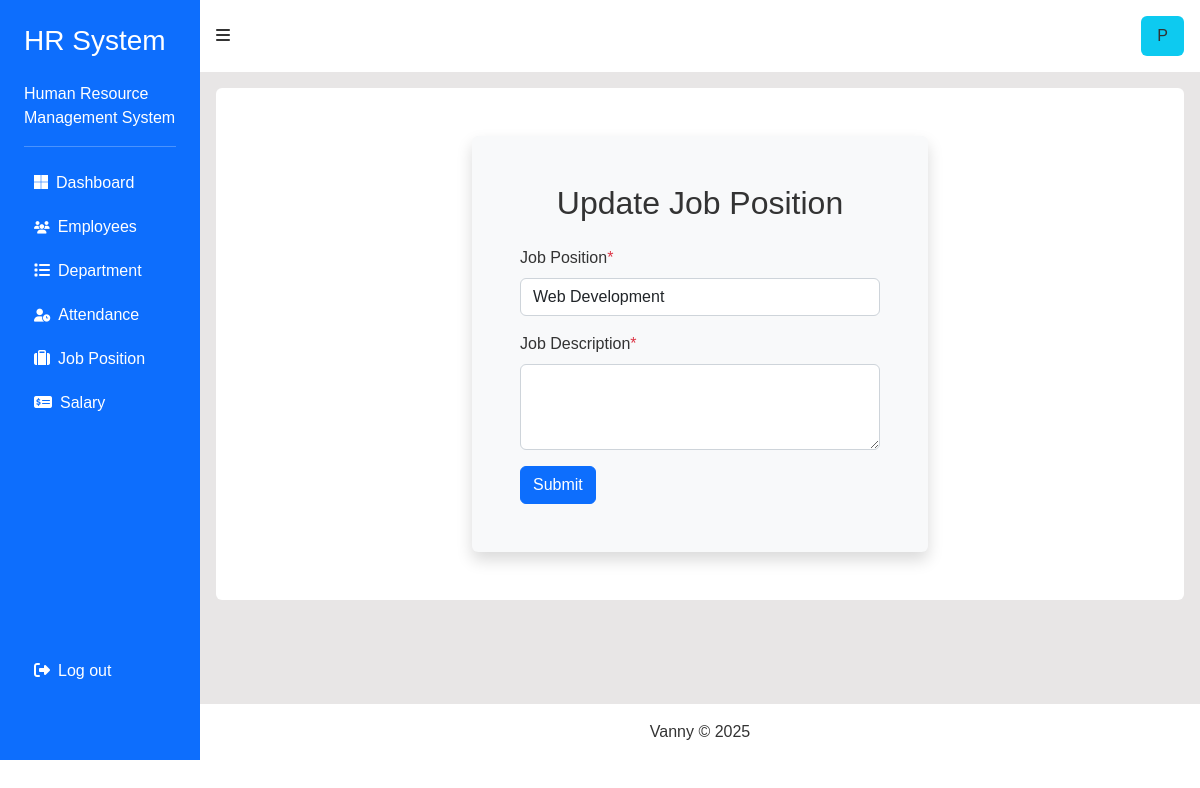
The app's page /update_job_title.php?editJobTitle=6, older data.
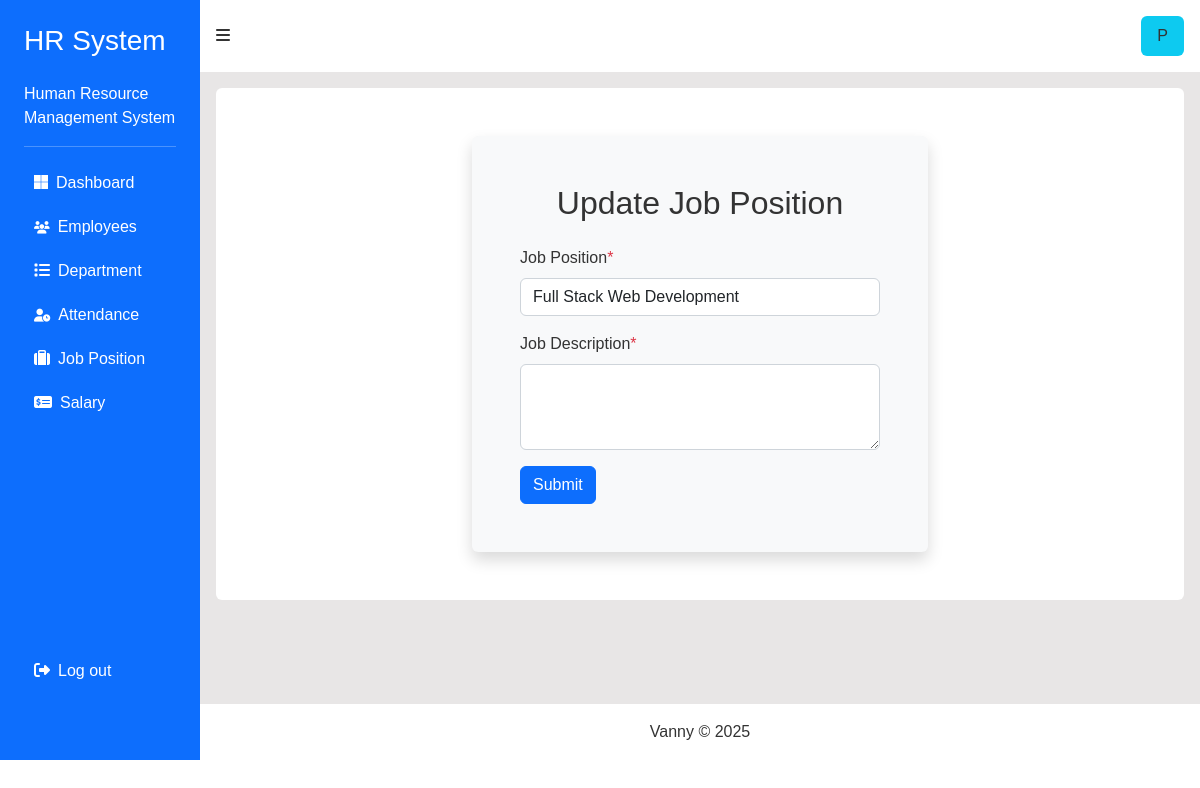
The same page, newer data.
### tables this page shows
CREATE TABLE `jobs` (
  `position_id` int(11) NOT NULL,
  `job_position` varchar(100) DEFAULT NULL,
  `job_description` varchar(100) NOT NULL
);

### controller.php (called while the page is built, shortened)
<?php
include './config.php';
$currentYear = date("Y");
if (isset($_GET['editJobTitle'])) {
    $editJobTitle_id = $_GET['editJobTitle'];
    $sql = "SELECT * FROM jobs WHERE position_id='$editJobTitle_id'";
    $result = mysqli_query($conn, $sql);
    if ($result && mysqli_num_rows($result) > 0) {
        $editJobTitle_data = mysqli_fetch_assoc($result);
    }
}

### update_job_title.php (the view, shortened to what this page needs)
<?php
include "./controller.php";
?>
<!DOCTYPE html>
<html lang="en">
<head>
    <link rel="stylesheet" href="https://cdn.jsdelivr.net/npm/bootstrap@5.2.3/dist/css/bootstrap.min.css" />
    <link rel="stylesheet" href="https://cdnjs.cloudflare.com/ajax/libs/font-awesome/6.7.2/css/all.min.css" />
    <link rel="stylesheet" href="./custom.css" />
</head>
<body>
    <div class="container-fluid bg-page">
        <div class="row">
            <div class="col-md-2 bg-primary text-white" id="sidebar">
                <div class="sticky-top">
                    <?php
                    include "./menu.php";
                    ?>
                </div>
            </div>
            <div class="col-md-10 p-0" id="topbar">
                <div class="sticky-top">
                    <?php
                    include "./navBar.php";
                    ?>
                </div>
                <div class="p-3">
                    <div class="bg-white rounded p-3 py-5">
                        <div class="container d-flex justify-content-center align-items-center">
                            <div class="bg-light p-5 rounded shadow w-50">
                                <h2 class="text-center mb-4">Update Job Position</h2>
                                <form action="<?php echo $_SERVER['PHP_SELF'] ?>" method="POST">
                                    <div class="mb-3">
                                        <label for="newJob_title" class="form-label">Job Position<span class="text-danger">*</span></label>
                                        <input type="text" class="form-control" id="newJob_title" name="newJob_title" placeholder="Software Engineer"
                                            value="<?= isset($editJobTitle_data['job_position']) ? $editJobTitle_data['job_position'] : '' ?>">
                                    </div>
                                    <div class="mb-3">
                                        <label for="newJob_description" class="form-label">Job Description<span class="text-danger">*</span></label>
                                        <textarea class="form-control" id="newJob_description" name="newJob_description" rows="3"
                                            value="<?= isset($editJobTitle_data['job_description']) ? $editJobTitle_data['job_description'] : '' ?>"></textarea>
                                    </div>
                                    <button type="submit" name="btn_UpdateJob" class="btn btn-primary">Submit</button>
                                </form>
                            </div>
                        </div>
                    </div>
                </div>
                <div>
                    <div class="text-center bg-white p-3" style="margin-top: 5.5rem;">
                        <span>Vanny &copy; <?php echo $currentYear ?></span>
                    </div>
                </div>
            </div>
        </div>
    </div>
</body>
</html>

Row changes from the older to the newer data that the page shows:
changed jobs: newJob_title "Web Development" → "Full Stack Web Development"
